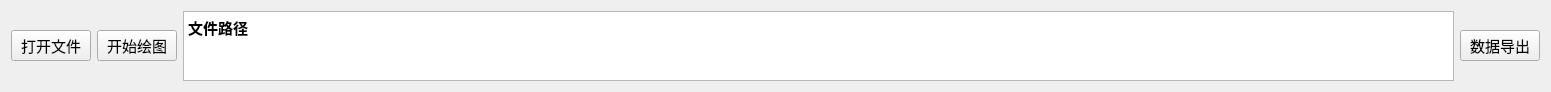
   <widget class="QWidget" name="horizontalLayoutWidget">
    <property name="geometry">
     <rect>
      <x>0</x>
      <y>0</y>
      <width>1551</width>
      <height>31</height>
     </rect>
    </property>
    <layout class="QHBoxLayout" name="horizontalLayout">
     <item>
      <widget class="QPushButton" name="Open_File">
       <property name="font">
        <font>
         <family>黑体</family>
         <pointsize>11</pointsize>
        </font>
       </property>
       <property name="text">
        <string>打开文件</string>
       </property>
      </widget>
     </item>
     <item>
      <widget class="QPushButton" name="Start_Plot">
       <property name="font">
        <font>
         <family>黑体</family>
         <pointsize>11</pointsize>
        </font>
       </property>
       <property name="text">
        <string>开始绘图</string>
       </property>
       <property name="autoDefault">
        <bool>false</bool>
       </property>
       <property name="default">
        <bool>false</bool>
       </property>
       <property name="flat">
        <bool>false</bool>
       </property>
      </widget>
     </item>
     <item>
      <widget class="QTextBrowser" name="File_Path">
       <property name="html">
        <string>&lt;!DOCTYPE HTML PUBLIC &quot;-//W3C//DTD HTML 4.0//EN&quot; &quot;http://www.w3.org/TR/REC-html40/strict.dtd&quot;&gt;
&lt;html&gt;&lt;head&gt;&lt;meta name=&quot;qrichtext&quot; content=&quot;1&quot; /&gt;&lt;style type=&quot;text/css&quot;&gt;
p, li { white-space: pre-wrap; }
&lt;/style&gt;&lt;/head&gt;&lt;body style=&quot; font-family:'SimSun'; font-size:9pt; font-weight:400; font-style:normal;&quot;&gt;
&lt;p style=&quot; margin-top:0px; margin-bottom:0px; margin-left:0px; margin-right:0px; -qt-block-indent:0; text-indent:0px;&quot;&gt;&lt;span style=&quot; font-size:11pt; font-weight:600;&quot;&gt;文件路径&lt;/span&gt;&lt;/p&gt;&lt;/body&gt;&lt;/html&gt;</string>
       </property>
      </widget>
     </item>
     <item>
      <widget class="QPushButton" name="Export">
       <property name="font">
        <font>
         <family>黑体</family>
         <pointsize>11</pointsize>
        </font>
       </property>
       <property name="text">
        <string>数据导出</string>
       </property>
      </widget>
     </item>
    </layout>
   </widget>
